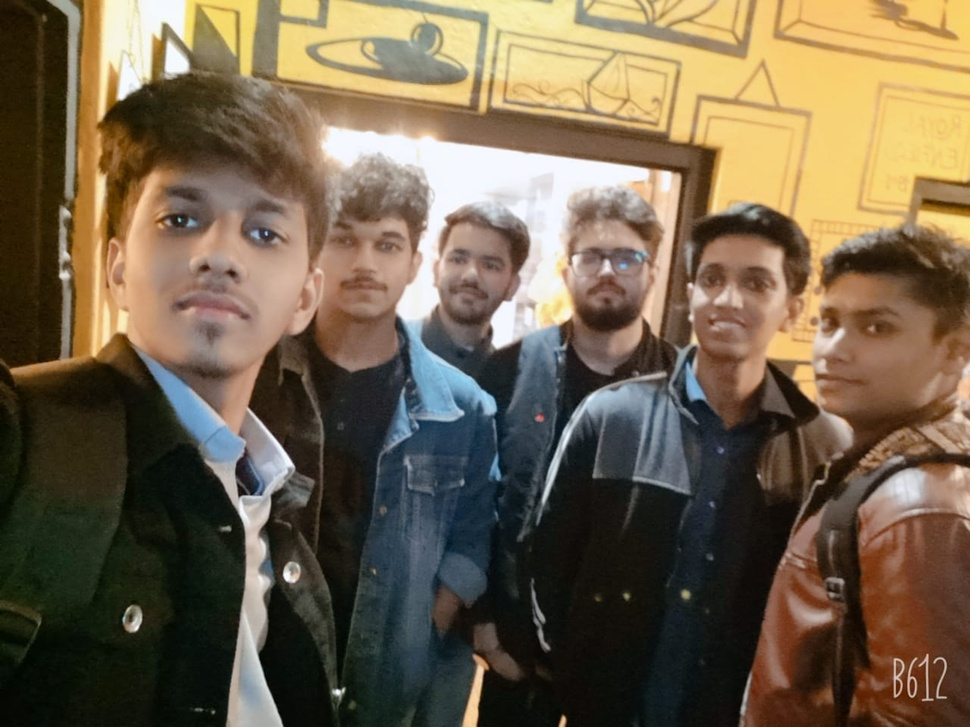
#> input picture new.jpg, 970 x 727 px, shrunk from 1280 x 960 before the run
$ python Face_Detector_image.py
#> lines starting #> are read from the running program, lines starting #| are printed output that depends on the picture; after the words box and inside, x2 and y2 are one past the last pixel; in counts of white or black regions, pixels touching at a corner belong together
import cv2
from random import randrange

# frontel_faces_default trained on a bunch of frontel_faces
# now loading or importing that xml file, which is pre-trained data on some face--frontols from opencv (haar cascade alogo)
trained_face_data = cv2.CascadeClassifier('haarcascade_frontalface_default.xml')
# creating a classifier

# choose an image to detect faces in
img= cv2.imread('new.jpg')
#> img is the input picture: shape (727, 970, 3); mean B, G, R 76, 98.3, 113.4

# making the image black and white using grayscale
grayscaled_img = cv2.cvtColor(img, cv2.COLOR_BGR2GRAY)
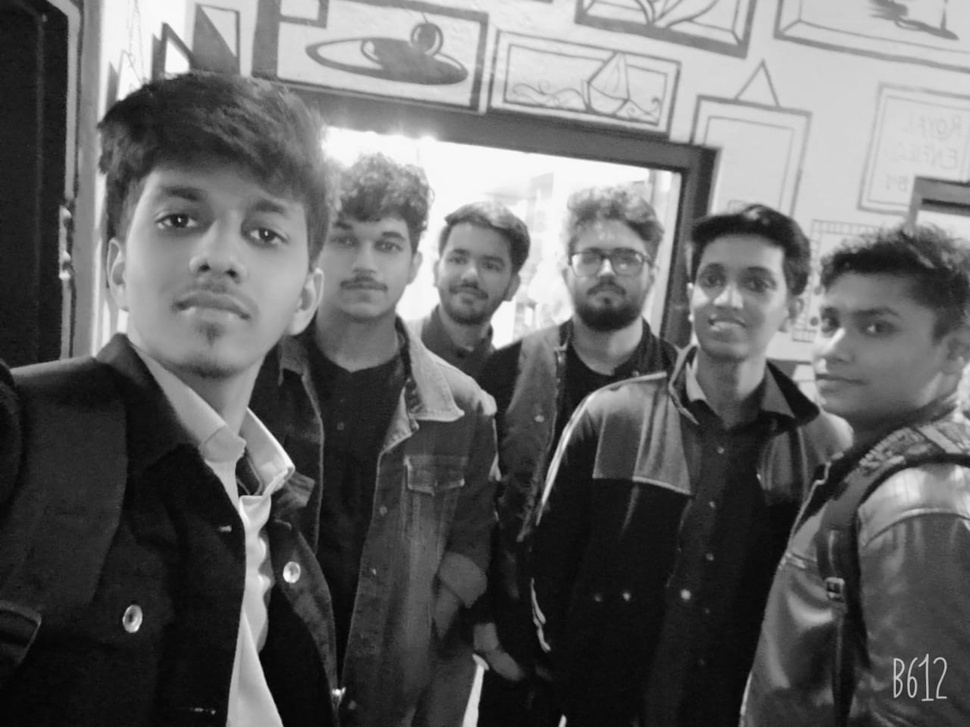
#> grayscaled_img: shape (727, 970); min 1, max 254, mean 100.3

# now detecting faces
# detect multiscale detects objects of different sizes in the input image
# the detected objects are returned as a list of rectangles surrounding the face
face_coordinates = trained_face_data.detectMultiScale(grayscaled_img)
#> face_coordinates = [[560, 221, 93, 93], [430, 229, 82, 82], [309, 199, 117, 117], [666, 230, 130, 130], [218, 450, 105, 105], [773, 270, 144, 144], [104, 135, 228, 228]]

# location of face upper-left, bottom right coordinates as a rectangle
# print(face_coordinates)
# [[270 109 431 431]]

#taking the coordinates
#drwaing rectangles around the faces
#cv2.rectangle(img, top-left coordinates, width and hieght of img, color, thickness OR
# cv2.rectangle(img, (270, 109), (431+270,431+109) , (0,255,0), 2)
for (x,y,w,h) in face_coordinates:
    #(x,y,w,h) = face_coordinates[0] taken care by loop
    cv2.rectangle(img, (x,y), (x+w,y+h) , (randrange(128,256),randrange(128,256),randrange(128,256)), 2)
#> this loop made 7 passes
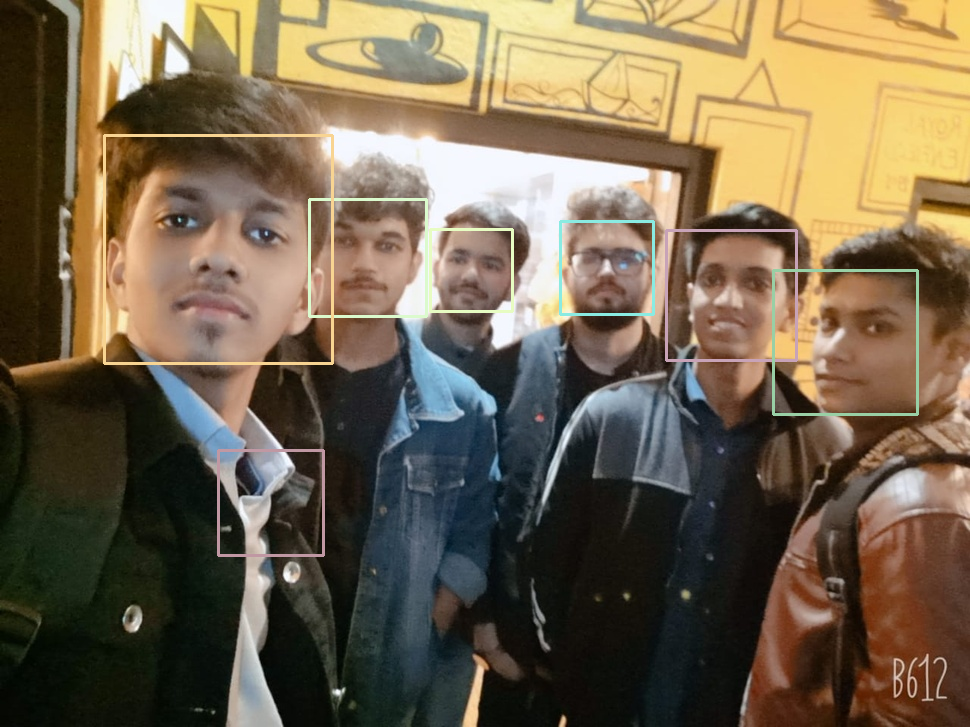
#> img: shape (727, 970, 3); 1.52% of pixels changed, all inside (x1, y1, x2, y2) = (103, 134, 919, 557)

#to show an image and to hold the img window using wait_key
cv2.imshow('Piyush Face Detector',img)
cv2.waitKey()

print('Code Completed')

$ run again, with RDJ.jpg copied over new.jpg
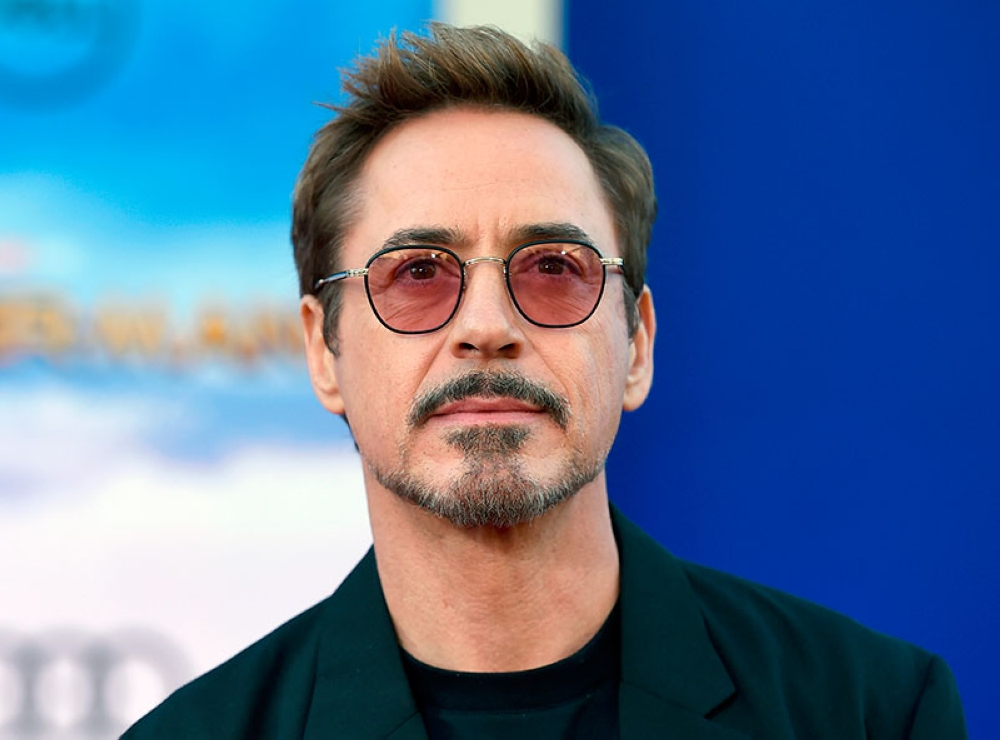
#> input picture RDJ.jpg, 1000 x 740 px
#> img is the input picture: shape (740, 1000, 3); mean B, G, R 152.3, 115.3, 85.6
#> `grayscaled_img = cv2.cvtColor(img, cv2.COLOR_BGR2GRAY)`:
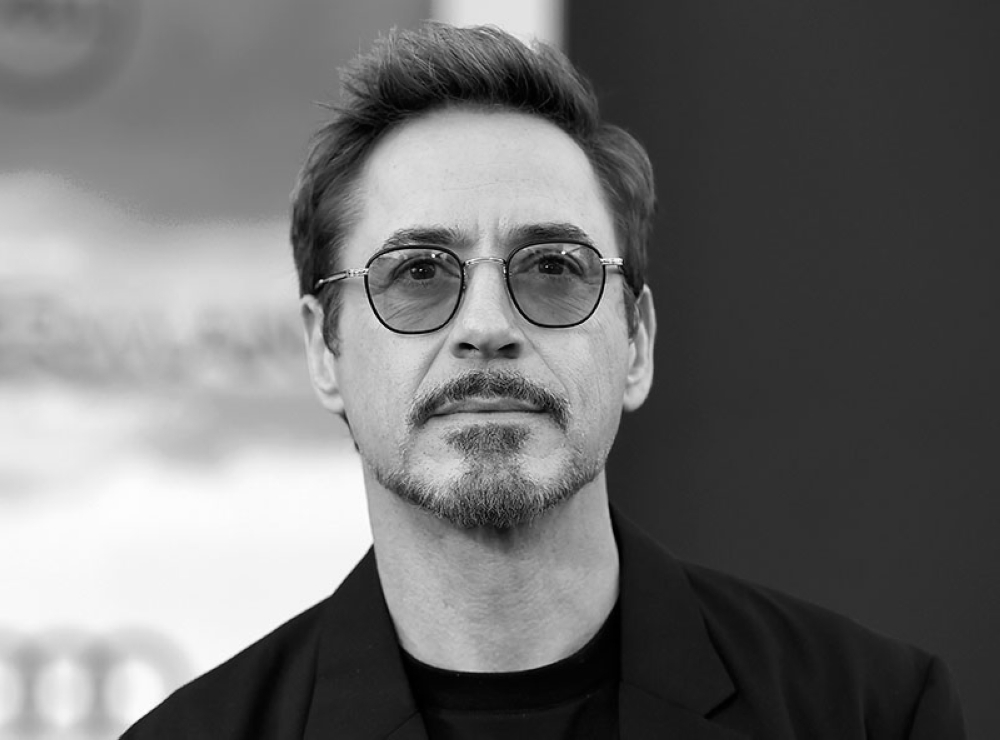
#> grayscaled_img: shape (740, 1000); min 0, max 255, mean 110.6
#> face_coordinates = [[270, 109, 431, 431]]
#> the loop `for (x,y,w,h) in face_coordinates:` made 1 pass
#> after the loop `for (x,y,w,h) in face_coordinates:`:
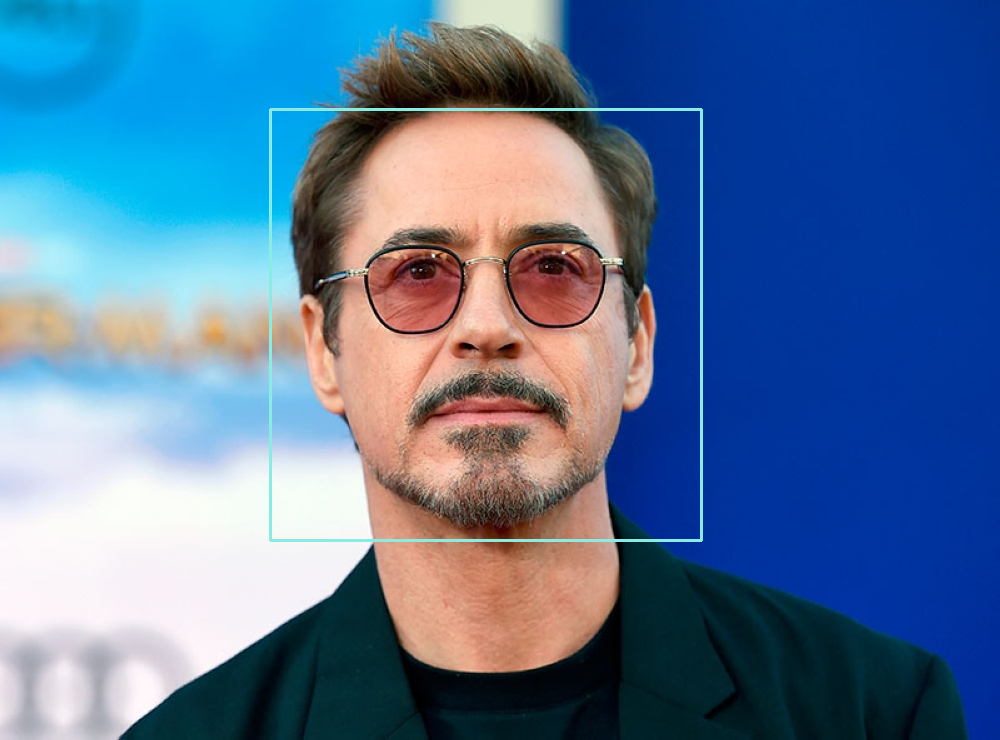
#> img: shape (740, 1000, 3); 0.7% of pixels changed, all inside (x1, y1, x2, y2) = (269, 108, 703, 542)

$ run again, with grp.jpg copied over new.jpg
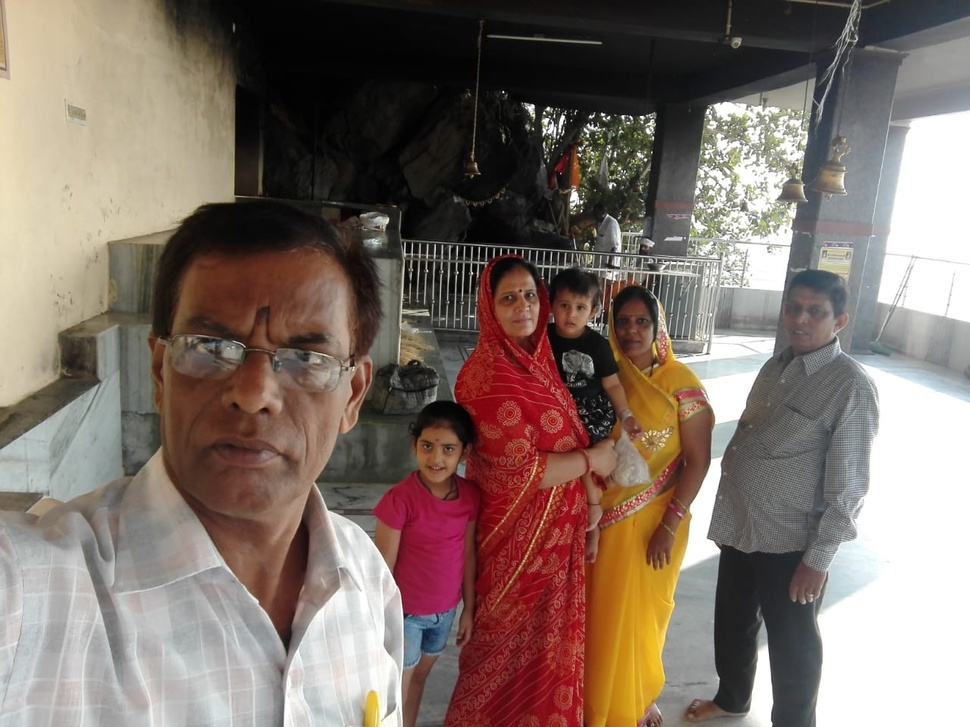
#> input picture grp.jpg, 970 x 727 px, shrunk from 1280 x 960 before the run
#> img is the input picture: shape (727, 970, 3); mean B, G, R 105.2, 113.4, 128.7
#> `grayscaled_img = cv2.cvtColor(img, cv2.COLOR_BGR2GRAY)`:
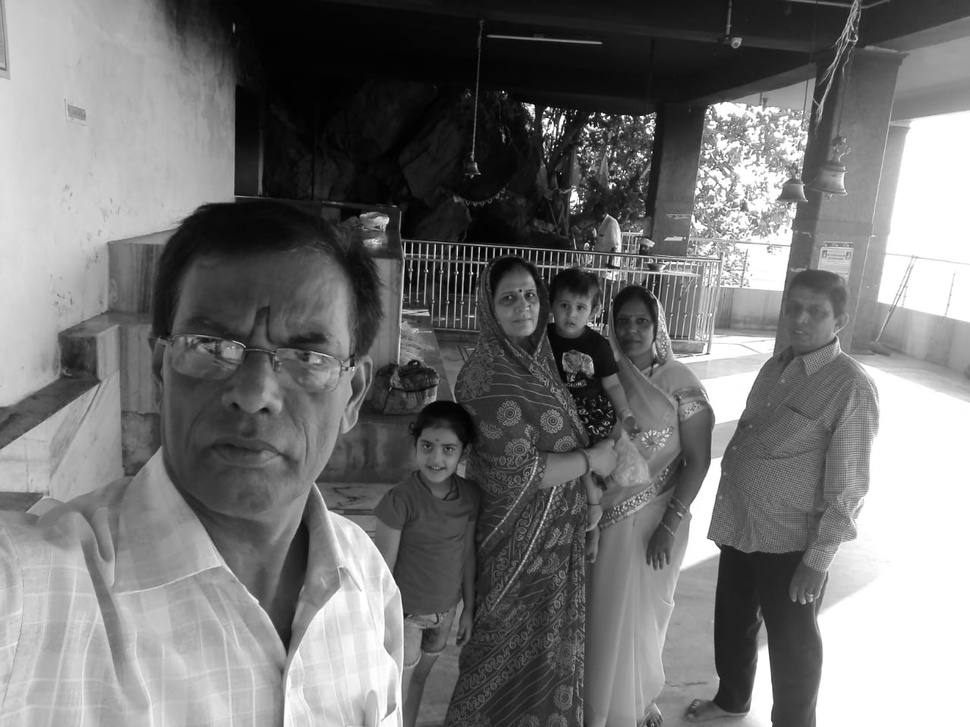
#> grayscaled_img: shape (727, 970); min 0, max 255, mean 117
#> face_coordinates = [[551, 290, 45, 45], [606, 302, 53, 53], [409, 425, 60, 60], [487, 274, 64, 64], [776, 290, 57, 57], [241, 453, 54, 54], [498, 606, 58, 58], [310, 543, 101, 101], [106, 598, 119, 119], [128, 245, 256, 256]]
#> the loop `for (x,y,w,h) in face_coordinates:` made 10 passes
#> after the loop `for (x,y,w,h) in face_coordinates:`:
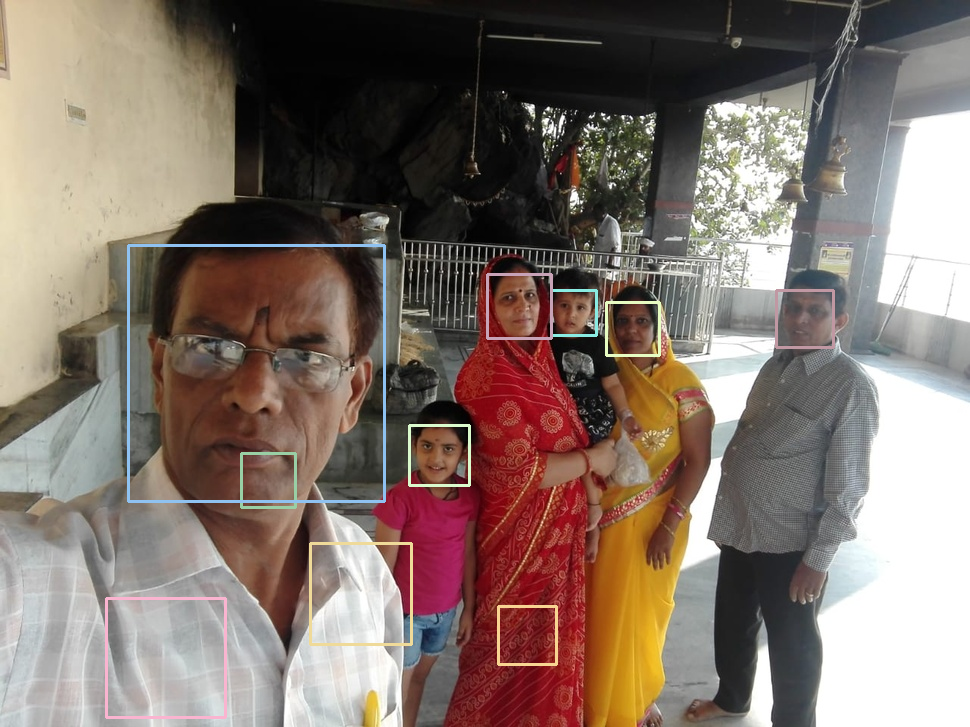
#> img: shape (727, 970, 3); 1.45% of pixels changed, all inside (x1, y1, x2, y2) = (105, 244, 835, 719)
